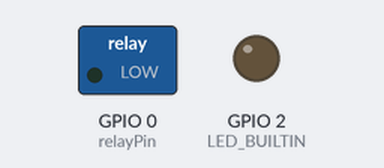
Bench run of a sketch on a simulated ESP8266 (NodeMCU). Parts: switched loads named in the sketch (green lamp = pin HIGH), output pins drawn as LEDs (lit = HIGH, except the on-board LED, lit = LOW). WiFi joins after 1.5 s; servers stay silent unless stated; what the sketch prints to the serial monitor is not drawn.

Above: at 1.6 s.
At 4.1 s:
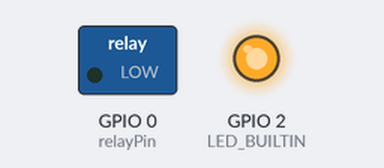
Timing chart, 0 to 5.6 s (numbered marks = the images above):
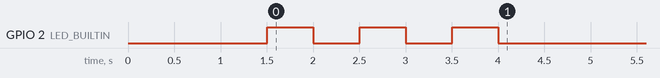

The sketch:

ESP8266_web_relay_first_version.ino
```cpp
#include<ESP8266WiFi.h>
#include<ESP8266WebServer.h>

//ESP-01S
#define relayPin 0  // relay connected to  GPIO0

const char* ssid="ZYXEL_3F";
const char* password="C1470A9A";

// Set web server port number to 80
ESP8266WebServer server(80);

const String onForms = "<html>\
  <head>\
    <meta charset=\"utf-8\">\
    <title>ESP8266 Web Server Switch handling</title>\
  </head>\
  <body>\
    <form method=\"post\" enctype=\"text/plain\" action=\"/\">\
      <div style=\"position:absolute;left:50%;top:50%;margin-left:-150px;margin-top:-150px;\">\
        <h1>狀態:開</h1><br>\
        <input type=\"hidden\" name=\"sw\" value=\"0\">\
        <input type=\"submit\" value=\"關\" style=\"width:120px;height:40px;font-size:20px;\">\
      </div>\
    </form>\
  </body>\
</html>";

const String offForms = "<html>\
  <head>\
    <meta charset=\"utf-8\">\
    <title>ESP8266 Web Server Switch handling</title>\
  </head>\
  <body>\
    <form method=\"post\" enctype=\"text/plain\" action=\"/\">\
      <div style=\"position:absolute;left:50%;top:50%;margin-left:-150px;margin-top:-150px;\">\
        <h1>狀態:關</h1><br>\
        <input type=\"hidden\" name=\"sw\" value=\"1\">\
        <input type=\"submit\" value=\"開\" style=\"width:120px;height:40px;font-size:20px;\">\
      </div>\
    </form>\
  </body>\
</html>";

void handleRoot()
{
  if(server.method()==HTTP_POST)
  {
    //server.args==> args count
    //server.argName()==>plain
    //server.arg()==> sw=1 in here
    char sw=(char)server.arg(0)[3];
    //Serial.print("sw:");
    //Serial.println(atoi(&sw));
    if(atoi(&sw)==1)
    {
      //Serial.println("enter 1");
      digitalWrite(relayPin,HIGH);
    }
    if(atoi(&sw)==0)
    {
      //Serial.println("enter 0");
      digitalWrite(relayPin,LOW);
    }
  }
  //Serial.print("relay:");
  //Serial.println(digitalRead(relayPin));
  if(digitalRead(relayPin)==1)
  {
    server.send(200, "text/html", onForms);
  }
  else
  {
    server.send(200, "text/html", offForms);
  }
}

void setup()
{
  pinMode(relayPin,OUTPUT);
  pinMode(LED_BUILTIN,OUTPUT);
  Serial.begin(115200);
  // Connect to Wi-Fi network with SSID and password

  WiFi.mode(WIFI_STA);
  WiFi.hostname("ESP-01S_CAT_FAN_RELAY_V1");
  Serial.print("Connecting to ");
  Serial.println(ssid);
  WiFi.begin(ssid, password);
  while (WiFi.status() != WL_CONNECTED) {
    delay(500);
    Serial.print(".");
  }
  // Print local IP address and start web server
  Serial.println("");
  Serial.println("WiFi connected.");
  Serial.printf("IP address: %s\n",WiFi.localIP().toString().c_str());
  Serial.printf("Wifi RSSI: %d\n",WiFi.RSSI());

  server.begin();
  server.on("/", handleRoot);
  Serial.println("HTTP server started");
  digitalWrite(LED_BUILTIN,HIGH);
  delay(500);
  digitalWrite(LED_BUILTIN,LOW);
  delay(500);
  digitalWrite(LED_BUILTIN,HIGH);
  delay(500);
  digitalWrite(LED_BUILTIN,LOW);
  delay(500);
  digitalWrite(LED_BUILTIN,HIGH);
  delay(500);
  digitalWrite(LED_BUILTIN,LOW);
  Serial.printf("LED_BUILTIN:%d\n",LED_BUILTIN);
}

void loop()
{
  server.handleClient();
}
```
